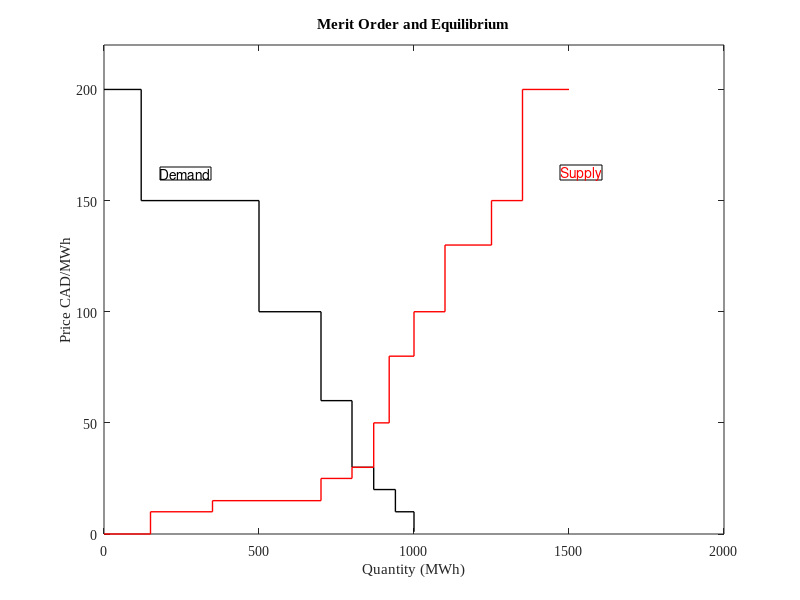

The MATLAB script that drew this image:
x1=[0   120 120 500 500 700 700 800 800 870 870 940 940 1000 1000];
y1=[200 200 150 150 100 100 60  60  30  30  20  20  10    10   1];
plot(x1,y1,'k','LineWidth',1)
ylim([0 200])
hold on
x2=[0 150 150 350 350 700 700 800 800 870 870 920 920 1000  1000 1100 1100 1250 1250 1350 1350   1500];
y2=[0  0   10  10  15  15  25  25  30  30  50  50  80   80  100   100  130 130   150 150   200    200];
plot(x2,y2,'r','LineWidth',1)
ylim([0 220])
xlabel('Quantity (MWh)')
ylabel('Price CAD/MWh')
title('Merit Order and Equilibrium')
annotation('textbox', [0.2, 0.7, 0.1, 0.1], 'String', "Demand",'FitBoxToText','on')
annotation('textbox', [0.7, 0.7, 0.1, 0.1],'Color','red', 'String',"Supply",'FitBoxToText','on')
set(gca, 'FontName', 'Times New Roman')
